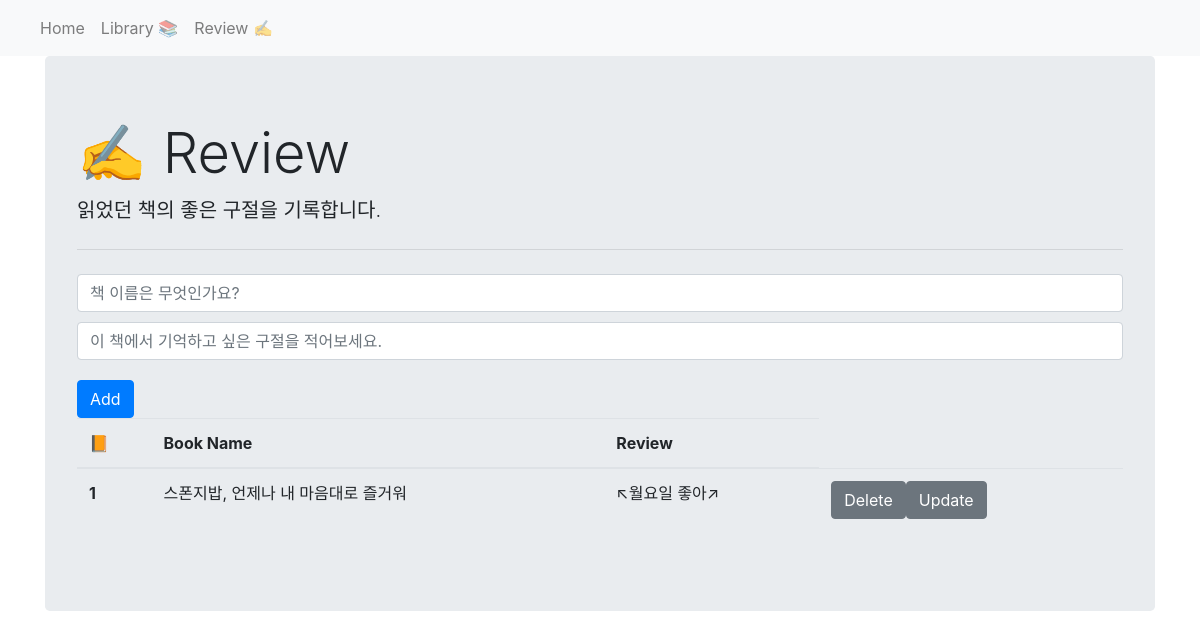
The page /review on the database as committed earlier.
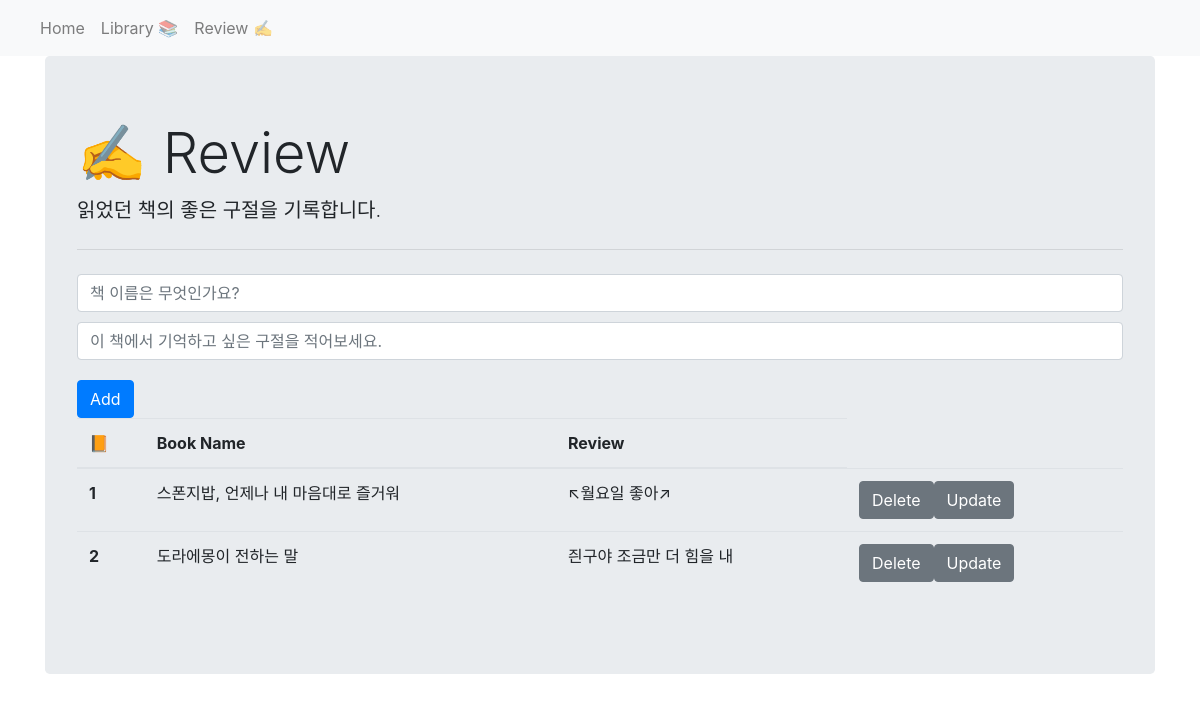
The same page on the database as committed later.
### book_app/models/review_model.py (models this page shows, shortened)
class Review(db.Model):
    __tablename__ = 'review' #명시되어 있지 않으면 class 이름의 소문자로 자동 생성됨
    id = db.Column(db.Integer, primary_key=True)
    w_review = db.Column(db.TEXT)
    name = db.Column(db.VARCHAR)
    book_id = db.Column(db.Integer, db.ForeignKey('book.id'))

### book_app/routes/main_route.py (the view)
@bp.route('/review')
def get_review():
    reviews = Review.query.all()
    review_list = []
    for p_review in reviews:
        review = {}
        review['id'] = p_review.id
        review['name'] = p_review.name
        review['w_review'] = p_review.w_review
        review_list.append(review)
    return render_template('review.html',review_list=review_list)

### book_app/templates/review.html (shortened to what this page needs)
{% extends 'base.html' %}
{% block title %}
✍ Review
{% endblock %}
{% block lead %}
읽었던 책의 좋은 구절을 기록합니다.
{% endblock %}
{% block main_body %}
<form method="POST" action="/review">
  <input name="name" style="margin-bottom:10px" class="form-control" type="text" placeholder="책 이름은 무엇인가요?">
  <input name="w_review" style="margin-bottom:20px" class="form-control" type="text" placeholder="이 책에서 기억하고 싶은 구절을 적어보세요.">
  <input type="submit" class="btn btn-primary" value="Add" />
</form>
{% if review_list %}
<table class="table">
  <thead>
    <tr>
      <th scope="col">📙</th>
      <th scope="col">Book Name</th>
      <th scope="col">Review</th>
    </tr>
  </thead>
  <tbody>
    {% for review in review_list %}
    <tr>
      <th scope="row">{{ review.id }}</th>
      <td>{{ review.name }}</td>
      <td>{{ review.w_review }}</td>
      <td>
        <a class="btn btn-secondary", href='/review/{{ review.id }}'>
          Delete
        <a class="btn btn-secondary", href='/reviewupdate/{{ review.id }}'>
          Update
        </a>
      </td>
    </tr>
    {% endfor %}
  </tbody>
</table>
{% endif %}
{% endblock %}

Rows that differ between the two databases and show on the page:
added Review: id "2", name "도라에몽이 전하는 말", w_review "즨구야 조금만 더 힘을 내"
